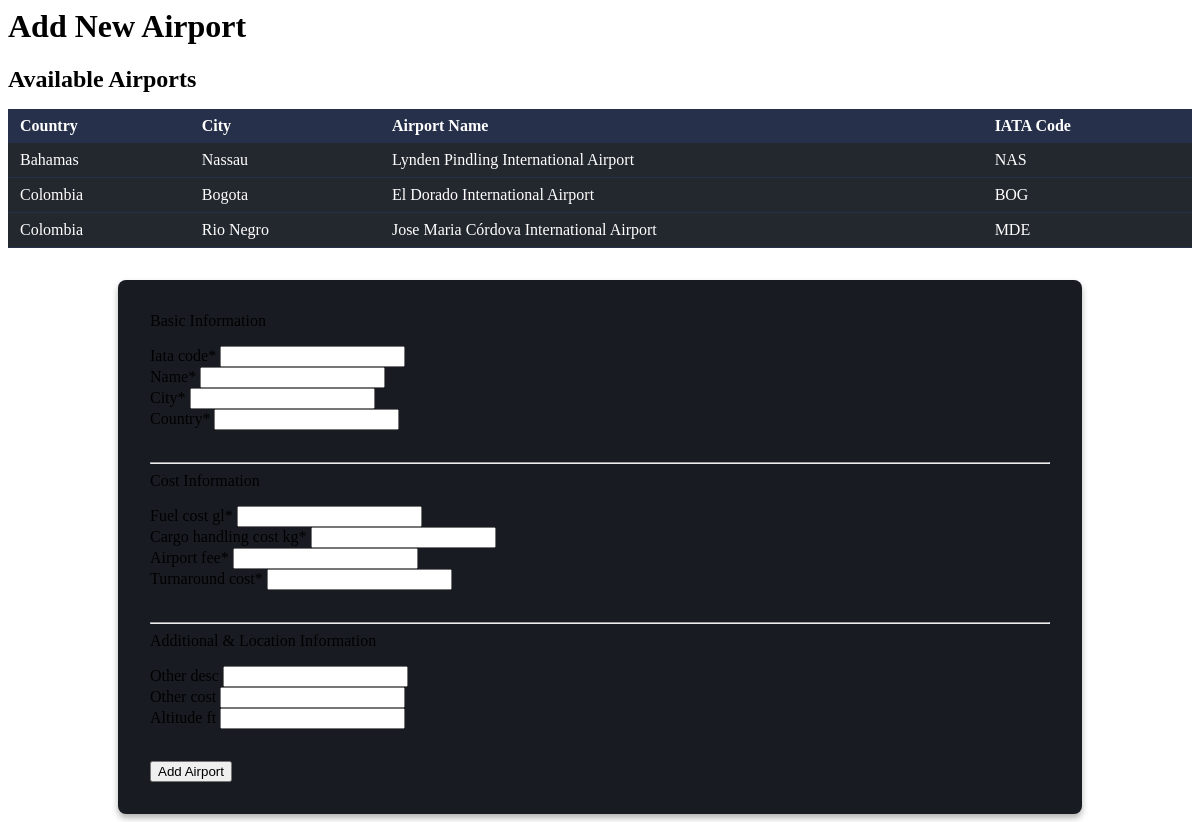
/add-airport/, run on the app's committed database.
### main/models.py (models this page shows, shortened)
class Airport(models.Model):
	iata_code = models.CharField(max_length=3, unique=True)
	name = models.CharField(max_length=100)
	city = models.CharField(max_length=100)
	country = models.CharField(max_length=100)
	latitude = models.FloatField(blank=True, null=True)
	longitude = models.FloatField(blank=True, null=True)
	altitude_ft = models.IntegerField(blank=True, null=True)
	fuel_cost_gl = models.FloatField()
	cargo_handling_cost_kg = models.FloatField()
	airport_fee = models.FloatField()
	turnaround_cost = models.FloatField()
	other_desc = models.CharField(max_length=255, blank=True)
	other_cost = models.FloatField(blank=True, null=True)

### main/views.py (the view)
# urls.py: path('add-airport/', views.add_airport, name='add_airport'),
def add_airport(request):
	airports = Airport.objects.all().order_by('country', 'city', 'name')
	if request.method == 'POST':
		form = AirportForm(request.POST)
		if form.is_valid():
			form.save()
			if request.headers.get('x-requested-with') == 'XMLHttpRequest':
				from django.http import JsonResponse
				return JsonResponse({'success': True})
			return redirect('home')
	else:
		form = AirportForm()
	return render(request, 'add_airport.html', {'form': form, 'airports': airports})

### main/forms.py
class AirportForm(forms.ModelForm):
    class Meta:
        model = Airport
        fields = [
            'iata_code', 'name', 'city', 'country',
            'latitude', 'longitude', 'altitude_ft',
            'fuel_cost_gl', 'cargo_handling_cost_kg', 'airport_fee', 'turnaround_cost',
            'other_desc', 'other_cost'
        ]
        widgets = {
            'name': forms.TextInput(attrs={'id': 'id_name'}),
            'city': forms.TextInput(attrs={'id': 'id_city'}),
            'country': forms.TextInput(attrs={'id': 'id_country'}),
        }

### templates/add_airport.html (shortened to what this page needs)
{% load crispy_forms_tags %}
{% if form %}
<div class="tab-content-inner aircraft-form-page">
  <div class="aircraft-header">
    <h1 class="aircraft-title">Add New Airport</h1>
  </div>
  <div class="aircraft-form-container">
        <div class="airport-list-section" style="margin-bottom:2rem;">
          <h2 class="aircraft-section-title">Available Airports</h2>
          <table style="width:100%;border-collapse:collapse;background:#23272e;color:#fff;">
            <thead>
              <tr style="background:#26304a;">
                <th style="padding:8px 12px;text-align:left;">Country</th>
                <th style="padding:8px 12px;text-align:left;">City</th>
                <th style="padding:8px 12px;text-align:left;">Airport Name</th>
                <th style="padding:8px 12px;text-align:left;">IATA Code</th>
              </tr>
            </thead>
            <tbody>
              {% for airport in airports %}
              <tr style="border-bottom:1px solid #26304a;">
                <td style="padding:8px 12px;">{{ airport.country }}</td>
                <td style="padding:8px 12px;">{{ airport.city }}</td>
                <td style="padding:8px 12px;">{{ airport.name }}</td>
                <td style="padding:8px 12px;">{{ airport.iata_code }}</td>
              </tr>
              {% empty %}
              <tr><td colspan="4" style="padding:8px 12px;">No airports available.</td></tr>
              {% endfor %}
            </tbody>
          </table>
        </div>
    <form method="post" action="/add-airport/" id="airport-form" class="fixed-scroll-form">
      <div class="aircraft-form-section">
        <div class="aircraft-section-title">Basic Information</div>
        <div class="aircraft-form-row three-col unified-spacing">
          <div class="aircraft-form-group">{{ form.iata_code|as_crispy_field|safe }}</div>
          <div class="aircraft-form-group">{{ form.name|as_crispy_field|safe }}</div>
          <div class="aircraft-form-group">{{ form.city|as_crispy_field|safe }}</div>
          <div class="aircraft-form-group">{{ form.country|as_crispy_field|safe }}</div>
        </div>
      </div>
      <hr class="aircraft-section-separator" />
      <div class="aircraft-form-section">
        <div class="aircraft-section-title">Cost Information</div>
        <div class="aircraft-form-row three-col unified-spacing">
          <div class="aircraft-form-group">{{ form.fuel_cost_gl|as_crispy_field }}</div>
          <div class="aircraft-form-group">{{ form.cargo_handling_cost_kg|as_crispy_field }}</div>
          <div class="aircraft-form-group">{{ form.airport_fee|as_crispy_field }}</div>
          <div class="aircraft-form-group">{{ form.turnaround_cost|as_crispy_field }}</div>
        </div>
      </div>
      <hr class="aircraft-section-separator" />
      <div class="aircraft-form-section">
        <div class="aircraft-section-title">Additional & Location Information</div>
        <div class="aircraft-form-row three-col unified-spacing">
          <div class="aircraft-form-group">{{ form.other_desc|as_crispy_field }}</div>
          <div class="aircraft-form-group">{{ form.other_cost|as_crispy_field }}</div>
          <div class="aircraft-form-group">{{ form.altitude_ft|as_crispy_field }}</div>
        </div>
      </div>
      <button type="submit" class="aircraft-btn">Add Airport</button>
    </form>
  </div>
</div>
{% endif %}

### templates/add_airport.html (style rules this page uses)
.fixed-scroll-form { max-width: 900px; min-width: 600px; max-height: 80vh; overflow-y: auto; margin: 0 auto; background: #181c22; border-radius: 8px; padding: 2rem; box-shadow: 0 4px 6px rgba(0,0,0,0.3); }
.unified-spacing { gap: 2rem !important; margin-bottom: 2rem !important; }
.aircraft-form-section { margin-bottom: 2rem !important; }
.aircraft-section-title { margin-bottom: 1rem !important; }

### data on the page
Airport: country "Bahamas", city "Nassau", name "Lynden Pindling International Airport", iata_code "NAS"
Airport: country "Colombia", city "Bogota", name "El Dorado International Airport", iata_code "BOG"
Airport: country "Colombia", city "Rio Negro", name "Jose Maria Córdova International Airport", iata_code "MDE"
